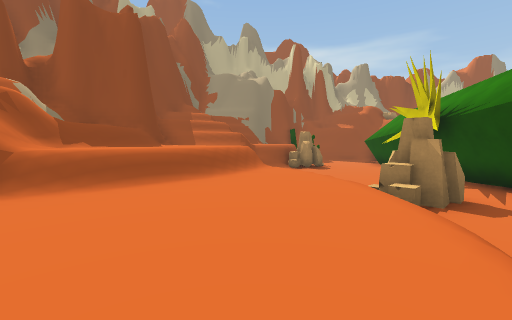
view 1 (above)

17 first-person views from a walk through a 3-D level made in the Unity game engine. The camera is 1.2 m above the floor, tilts 4° down and sees 90° across. The floor is counted in squares, 2 m on a side. Each view is taken from the middle of a square. On the plan, view 1 faces up. The plan holds only what a view shows up to about 9 squares ahead; the rest is blank. The place goes on beyond the plan. The player character is not drawn.

view 2
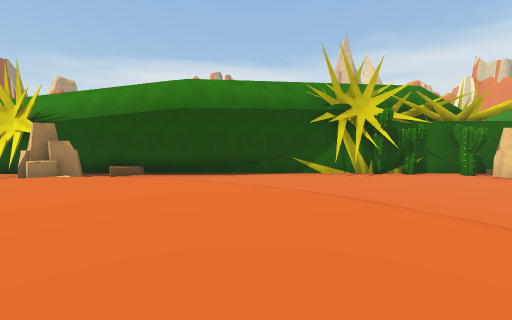

view 3
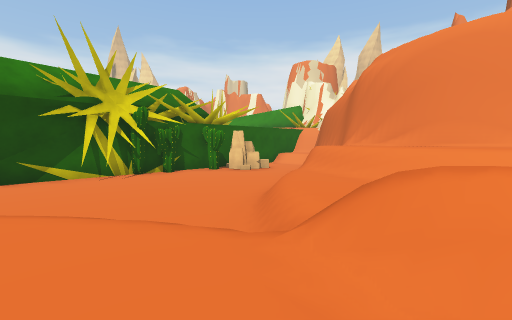

view 4
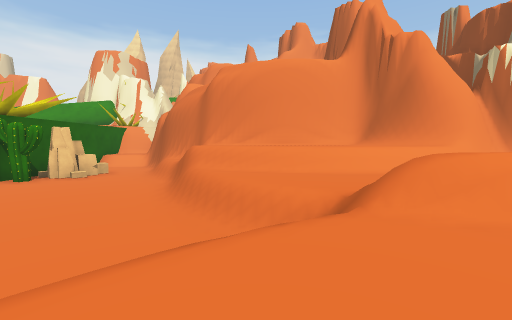

view 5
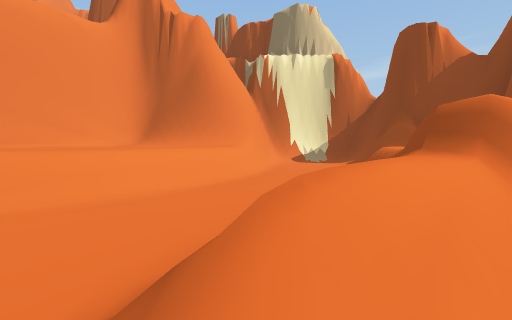

view 6
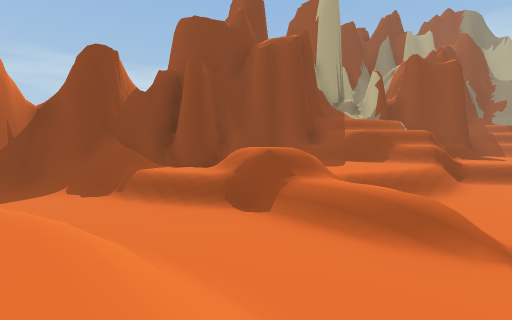

view 7
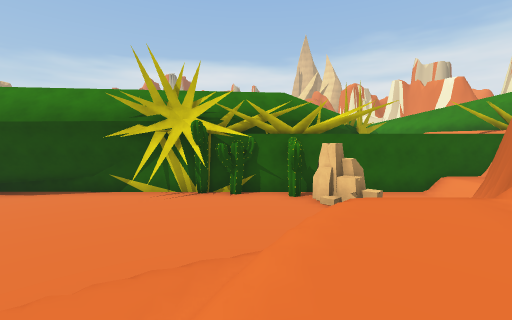

view 8
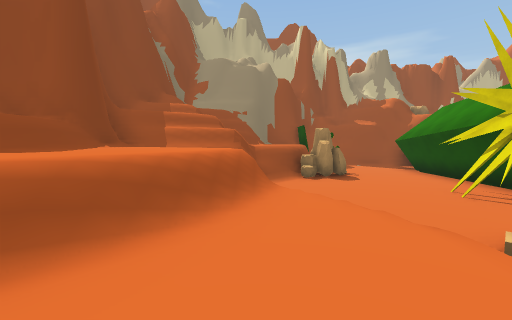

view 9
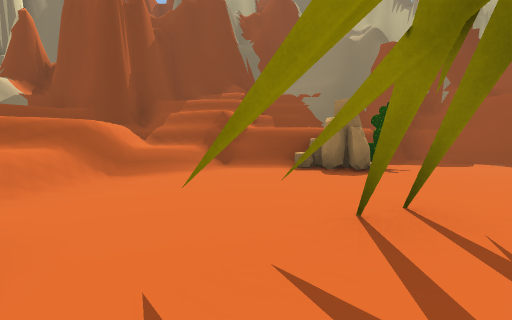

view 10
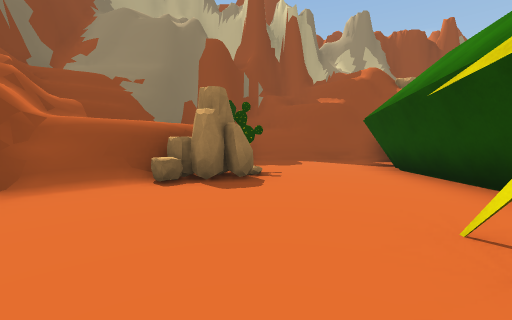

view 11
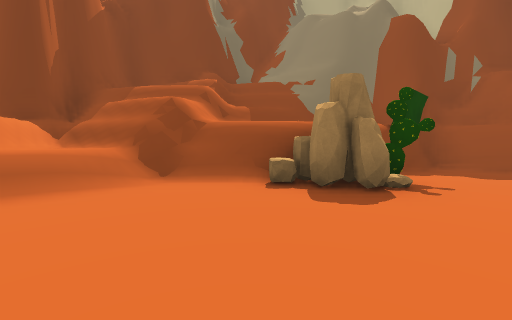

view 12
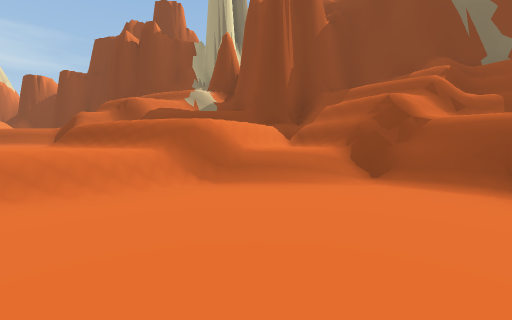

view 13
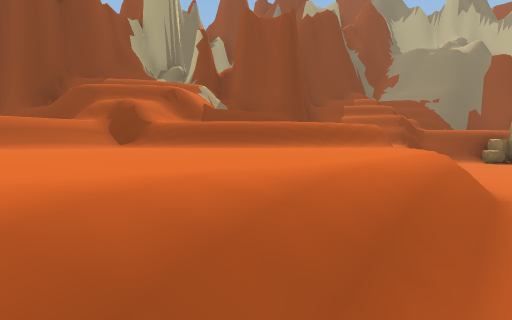

view 14
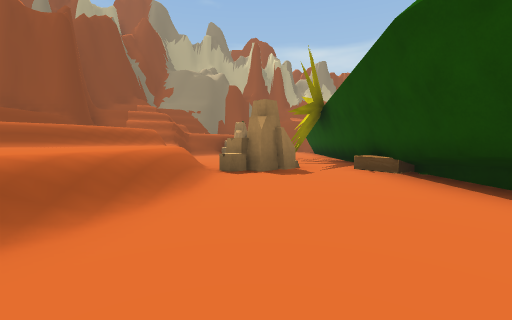

view 15
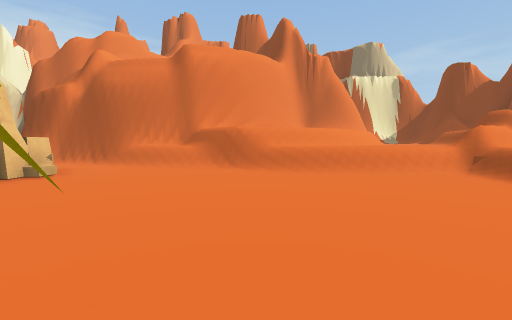

view 16
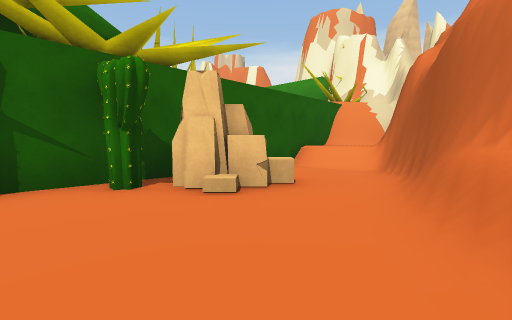

view 17
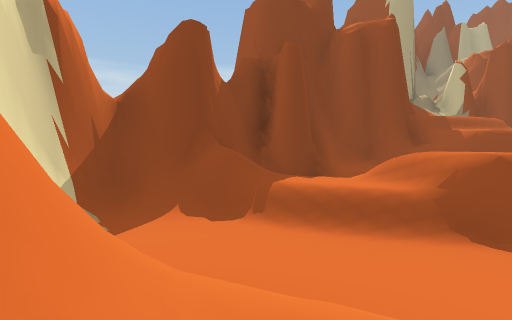

### Floor plan
Key: @ floor where view 1 was taken; # wall or solid block; . main floor; : floor 1 m higher than the main floor; + floor 2 m higher than the main floor; * floor 2.75 m higher than the main floor; % floor 3 m higher than the main floor; & floor 4 m higher than the main floor; / step, stairs or slope; = window, fence, low wall or low ledge; ^ raised ledge; v drop or lower ground; R rock; C cactus; O other object.
Columns run from 10 left of view 1 to 7 right of it. Each row starts with its distance up from view 1.
 16             ######
 15       #### v#....#
 14       # ^^  #....
 13       #^^vv #...#
 12       #^=vvvRC..#
 11       #&&%v#RR..#
 10       #=%*#.....#
  9       ####=.....
  8      ###===.....#
  7      # ^+#=/..#.#
  6      #^^+=/=....#
  5      ###+=://RR.O
  4       #+//::/...#
  3      ###/:::/...#
  2    ####=::::/...#
  1  ###++#=::::/...#
  0  ##  +=:::@=....#
 -1  #=+ +=:::/.....#
 -2  #===#==/=/......
 -3 ##===#=///.....#.#
 -4 ###//:::/:/.....C
 -5 #/:::://///.....C
 -6 #/::=/+++///....#
 -7 ##/##/+++/+#....C
 -8  #####////+=/..R.
 -9      ########/.R.#
-10            ##/...#
-11             ##...#
-12              ##/:#
-13               # :#
-14               #/##
-15               ###

Where each view was taken, in squares from view 1:
view 1: 0 up, 0 right, facing up
view 2: 0 up, 3 left, facing right
view 3: 1 down, 3 left, facing down-right
view 4: 0 up, 1 left, facing down
view 5: 2 down, 2 left, facing down-left
view 6: 6 down, 2 left, facing up-left
view 7: 6 down, 2 left, facing right
view 8: 3 up, 0 right, facing up
view 9: 6 up, 5 right, facing up-left
view 10: 7 up, 3 right, facing up
view 11: 8 up, 4 right, facing up-left
view 12: 8 up, 4 right, facing left
view 13: 1 up, 2 right, facing up-left
view 14: 1 down, 3 right, facing up
view 15: 2 down, 5 right, facing down-left
view 16: 6 down, 2 right, facing down-right
view 17: 7 down, 5 left, facing up-left
